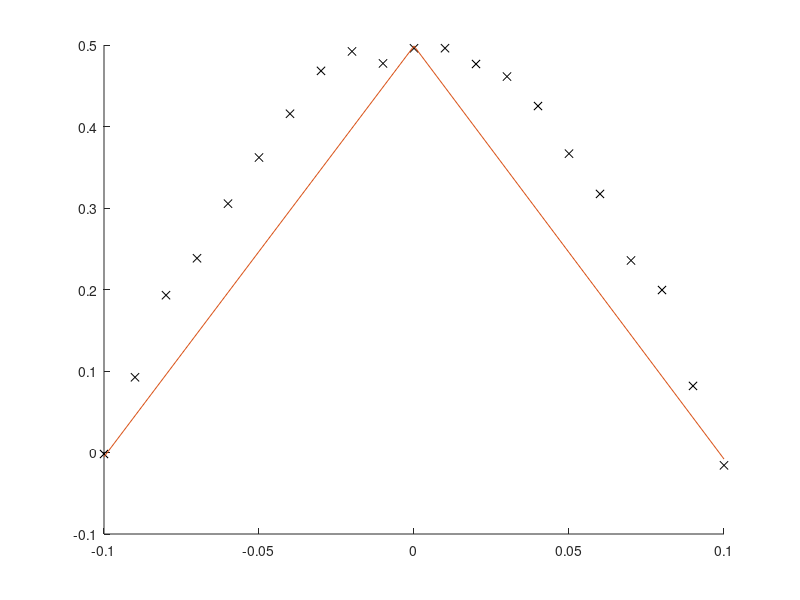

Source code (MATLAB):
load("velocity.mat");
hold on
plot(r,u,'x','Color','k');
p = polyfit(r,u,2);
rp = -0.1:0.1:0.1;
up = polyval(p,rp);
plot(rp,up);
hold off


